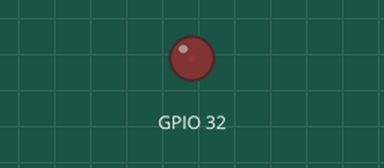
Recording of a sketch running on a simulated ESP32. Parts: output pins drawn as LEDs (lit = HIGH).

Above: at 0.05 s.
At 1.15 s:
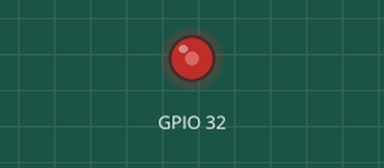
At 2.3 s:
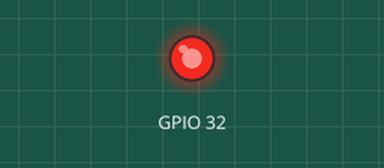
At 4.6 s:
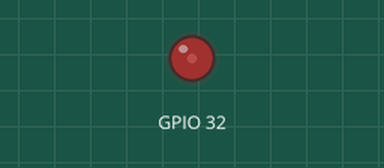
Timing chart, 0 to 6.7 s (numbered marks = the images above):
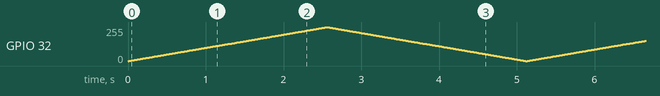

The sketch:

pwm_out.ino
```cpp
const int ledGpioPWM = 32;
const int freq = 5000;
const int width_interval  = 8; // 8 bits, 0-255
const int channel = 0;

void setup() {
  ledcAttachChannel(ledGpioPWM, freq, width_interval, channel);
}

void loop() {

  for (int duty = 0; duty <= 255; duty++) {
    ledcWrite(ledGpioPWM, duty);
    delay(10);
  }

  for (int duty = 255; duty >= 0; duty--) {
    ledcWrite(ledGpioPWM, duty);
    delay(10);
  }

}
```
